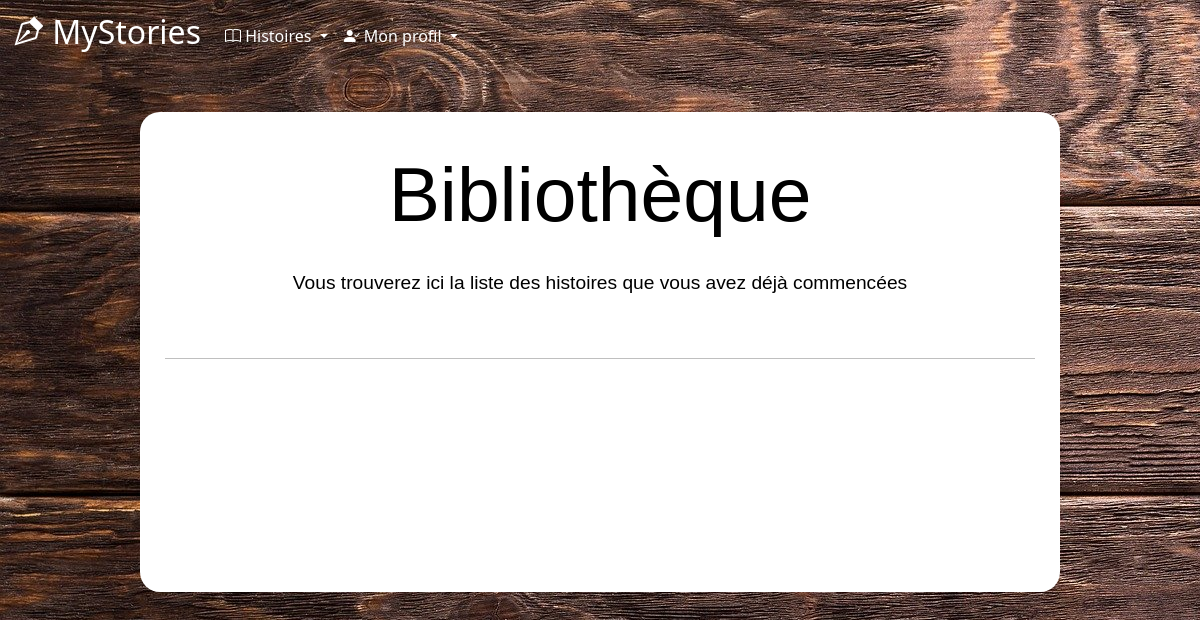
/biblio.php (signed in), run on an earlier commit of the app's database.
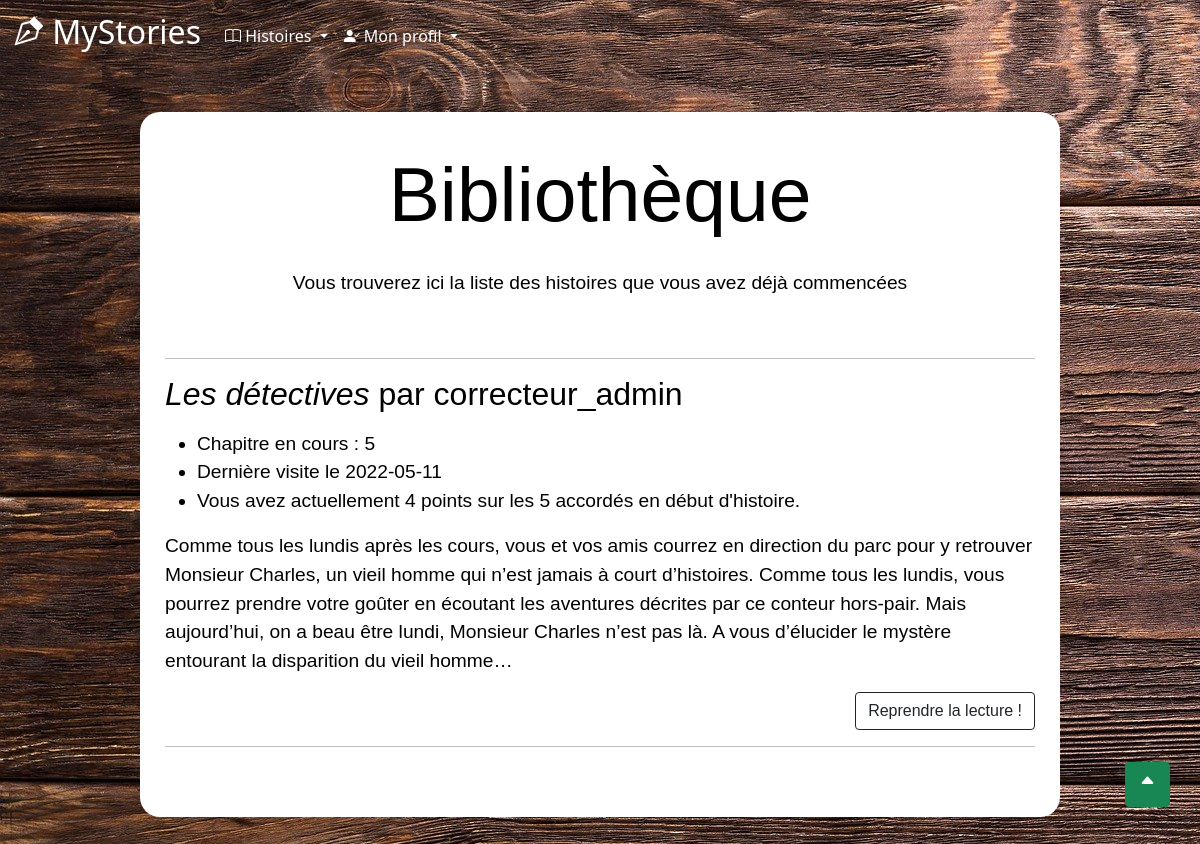
And on a later commit of the database.
### tables this page shows
CREATE TABLE `stories` (
  `id_story` int(11) NOT NULL,
  `title` varchar(50) DEFAULT NULL,
  `author` varchar(30) DEFAULT NULL,
  `nbChapters` int(11) DEFAULT NULL,
  `finished` tinyint(1) DEFAULT NULL,
  `date` date DEFAULT NULL,
  `hide` tinyint(1) NOT NULL,
  `summary` mediumtext NOT NULL,
  `nbrPoints` int(11) DEFAULT NULL
);

CREATE TABLE `advancement` (
  `id_usr` int(11) NOT NULL,
  `id_story` int(11) NOT NULL,
  `numChapter` int(11) NOT NULL,
  `jour` date NOT NULL
);

CREATE TABLE `player_points` (
  `id_user` int(11) NOT NULL,
  `id_story` int(11) NOT NULL,
  `points` int(11) DEFAULT NULL,
  `death` int(11) DEFAULT NULL
);

### biblio.php (the view)
<?php include("includes/header.php") ?>
<?php include("includes/connect.php") ?>
<main>
  <div id="backgroundConnexion">
    <p class="titre"> Bibliothèque </p>
    <p id="centre">Vous trouverez ici la liste des histoires que vous avez déjà commencées</p>
    <br/>
    <hr />
    <div>
      <?php
        $requete1 = "SELECT * FROM user WHERE login_usr = :usr_login";
        $requete1 = $bdd->prepare($requete1);
        $requete1->execute(array(
            'usr_login' => $_SESSION['login']
        ));
        $ligne = $requete1->fetch();
        $id_user = $ligne['id_usr'];
        $requete2 = "SELECT * FROM advancement WHERE id_usr=:id";
        $requete2 = $bdd->prepare($requete2);
        $requete2->execute(array('id'=>$id_user));
        while ($advancmt = $requete2->fetch()){
            $histEnCours=$advancmt['id_story'];
            $requete3 = "SELECT * FROM stories WHERE id_story=$histEnCours";
            $requete3 = $bdd->query($requete3);
            while ($histoire = $requete3->fetch()) {
              $num = $advancmt["numChapter"];
              $date = $advancmt['jour'];
              $ptsStories=$histoire['nbrPoints'];
              $requete4 = "SELECT * FROM player_points WHERE id_story=:id_story AND id_user=:id_usr";
              $requete4 = $bdd->prepare($requete4);
              $requete4->execute(array(
                'id_story'=>$histEnCours,
                 'id_usr'=>$id_user
                ));
              if($requete4->rowCount()==1){
                $player=$requete4->fetch();
                $ptsJoueur=$player['points'];
              }
              else{
                $ptsJoueur=0;
              }
              $points=$ptsStories-$ptsJoueur;
            ?>
              <div>
                <h2><em><?= $histoire['title'] ?></em> par <?= $histoire['author'] ?></h2>
                <p>
                  <ul>
                    <li> Chapitre en cours : <?= $num?> </li>
                    <li> Dernière visite le <?= $date?></li>
                    <li> Vous avez actuellement <?= $points?> points sur les <?= $ptsStories?> accordés en début d'histoire.</li>
                  </ul>
                </p>
                <p><?= $histoire['summary'] ?></p>
              </div>
              <div id="btn-lecture">
                <?php
                $link = "chapter.php?story_id=$histEnCours&chapter_num=$num&choice_num=0&prev_chap=0";
                ?>
                <a id="size-btn" class="btn btn-outline-dark" href="<?= $link ?>" role="button">Reprendre la lecture !</a>
              </div>
              <hr />
            <?php
            }
            ?>
          </div>
          <br />
          <a class="btn btn-success" id="btnHautPage" href="#top" role="button" title="Haut de page"> <i class="bi bi-caret-up-fill"></i> </a>
        </div>
        <?php
        }
?>
</main>
</body>
</html>

What changed in the data, as far as the page shows it:
added advancement: numChapter "5", jour "2022-05-11"
now on this page (row unchanged): stories: title "Les détectives", author "correcteur_admin", nbrPoints.points "4", nbrPoints "5", summary "Comme tous les lundis après les cours, vous et vos amis courrez en direction du parc pour y retrouver Monsieur Charles, un vieil homme qui n’est jamais à court d’histoires. Comme tous les lundis, vous pourrez prendre votre goûter en écoutant les aventures décrites par ce conteur hors-pair. Mais aujourd’hui, on a beau être lundi, Monsieur Charles n’est pas là. A vous d’élucider le mystère entourant la disparition du vieil homme…"
